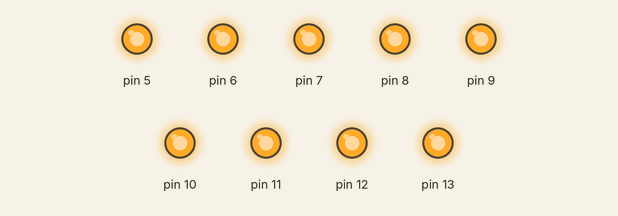
This sketch was run on a simulated Arduino Uno, built with avr-gcc and run on an emulated ATmega328P. Parts: output pins drawn as LEDs (lit = HIGH).

Above: at 0.1 s.
Timing chart, 0 to 1.6 s (numbered marks = the images above):
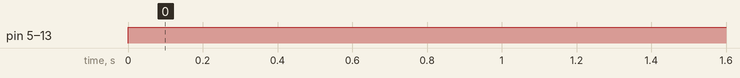

Measured:
- by itself, pin 5–13: LOW → HIGH at 0.00 s

The sketch:

class1.ino
```cpp
void setup() {
  // put your setup code here, to run once:
pinMode(13,OUTPUT);//[pin no.,status-output]
pinMode(12,OUTPUT);
pinMode(11,OUTPUT);
pinMode(10,OUTPUT);
pinMode(9,OUTPUT);
pinMode(8,OUTPUT);
pinMode(7,OUTPUT);
pinMode(6,OUTPUT);
pinMode(5,OUTPUT);
}

void loop() {
  // put your main code here, to run repeatedly:
digitalWrite(13,HIGH);//[pin no.,value-high/(5 volt
//delay(1000);
//digitalWrite(13,LOW);
//delay(1000);

digitalWrite(12,HIGH);
digitalWrite(11,HIGH);
digitalWrite(10,HIGH);
digitalWrite(9,HIGH);
digitalWrite(8,HIGH);
digitalWrite(7,HIGH);
digitalWrite(6,HIGH);
digitalWrite(5,HIGH);
}
```
